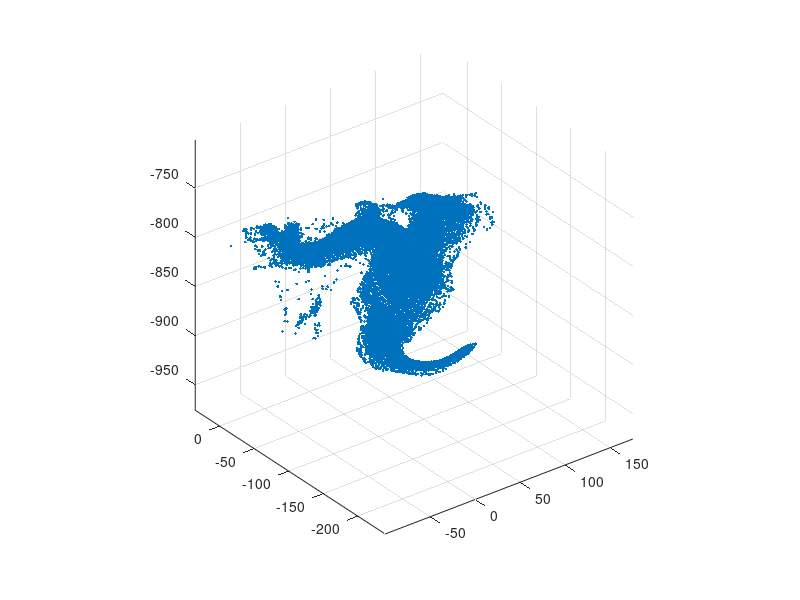
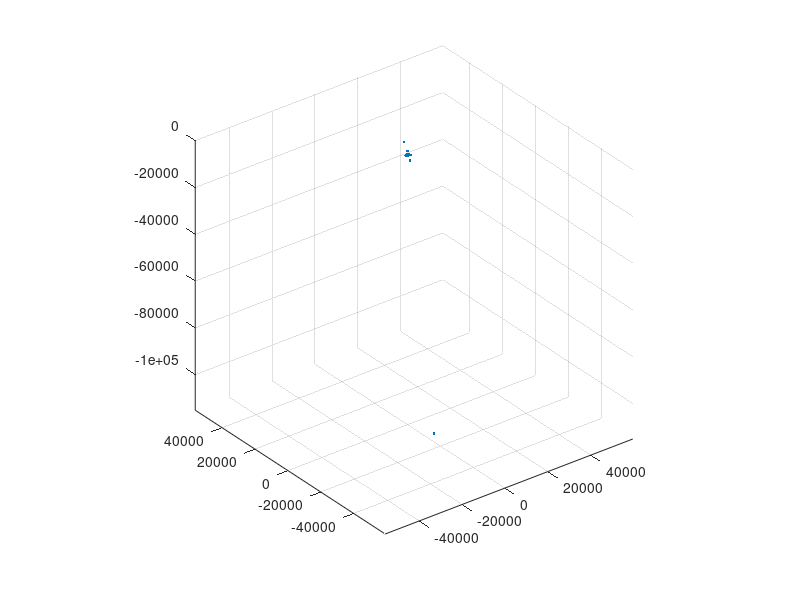
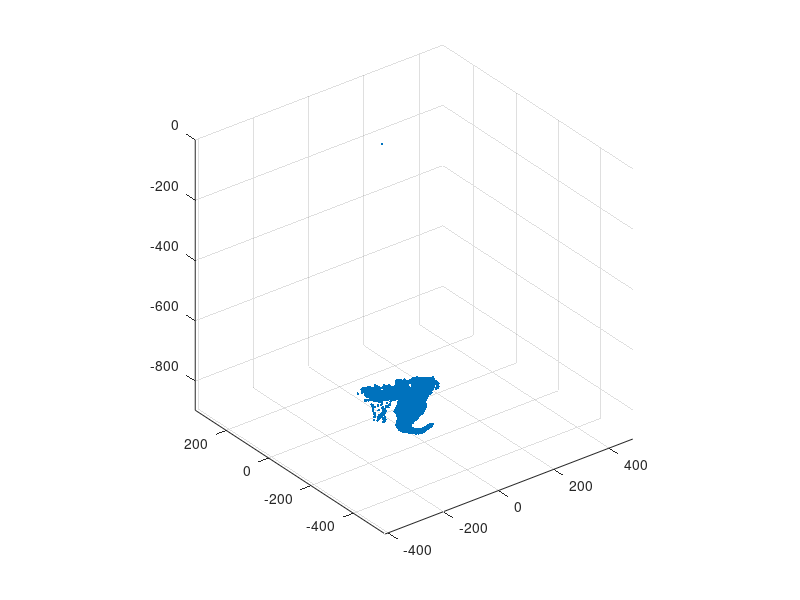

MATLAB code to generate these figures, in order:
load trex.dat;
%figure;scatter3(trex(:,1),trex(:,2),trex(:,3),	1,trex(:,3),'.');axis equal;
trex_com = dct(trex);
%figure;scatter3(trex_com(:,1),trex_com(:,2),trex_com(:,3),	1,trex_com(:,3),'.');axis equal;

after_mask = [];
i = 1;
%choose a mask array to compress the origin point cloud
while i<20000
    after_mask(i,:) = trex_com(i,:);
    i = i + 1;
end

compression_ratio = size(after_mask,1)/size(trex,1);%compression ratio

%fill in zeros to make arrays have same length to compute MSE
revert = idct(after_mask);
figure;scatter3(revert(:,1),revert(:,2),revert(:,3),'.');axis equal;
for j = 20000:38776
    revert(j,:) = [0,0,0];
end

MSE = immse(trex,revert);%MSE
figure;scatter3(after_mask(:,1),after_mask(:,2),after_mask(:,3),'.');axis equal;
figure;scatter3(revert(:,1),revert(:,2),revert(:,3),'.');axis equal;
            